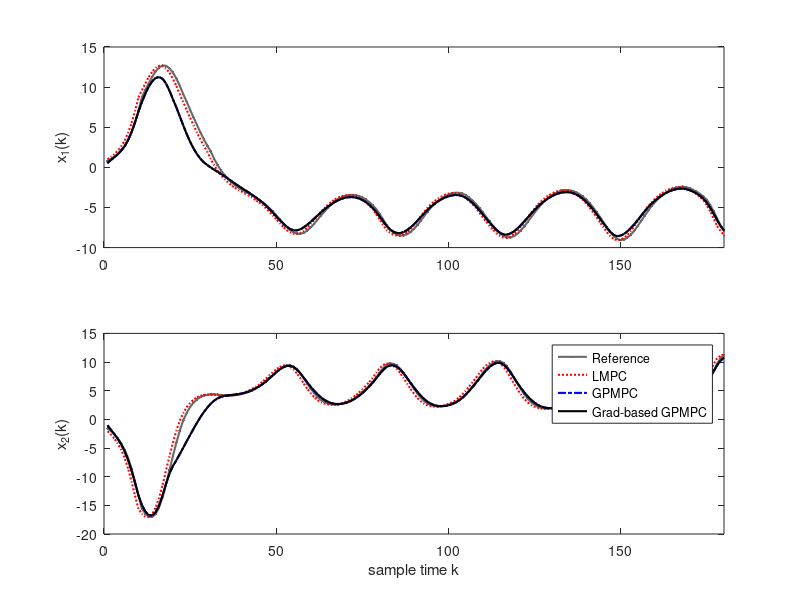
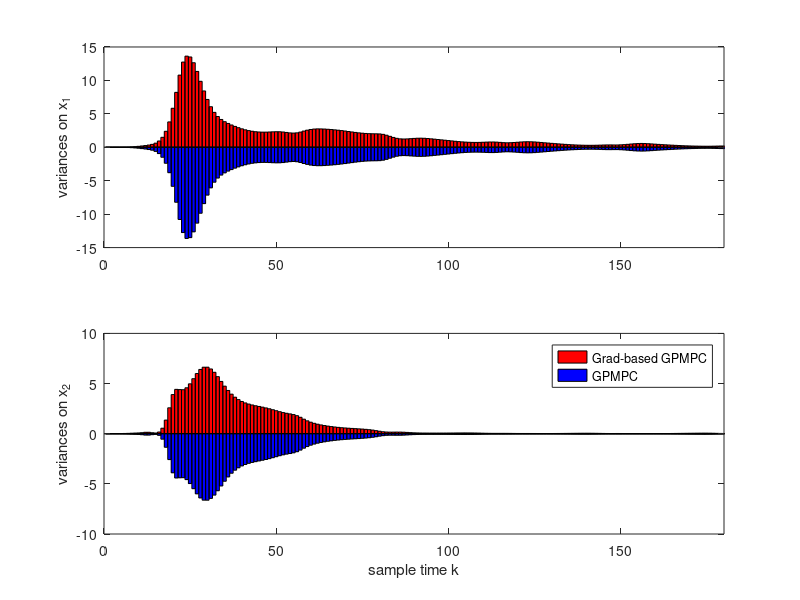
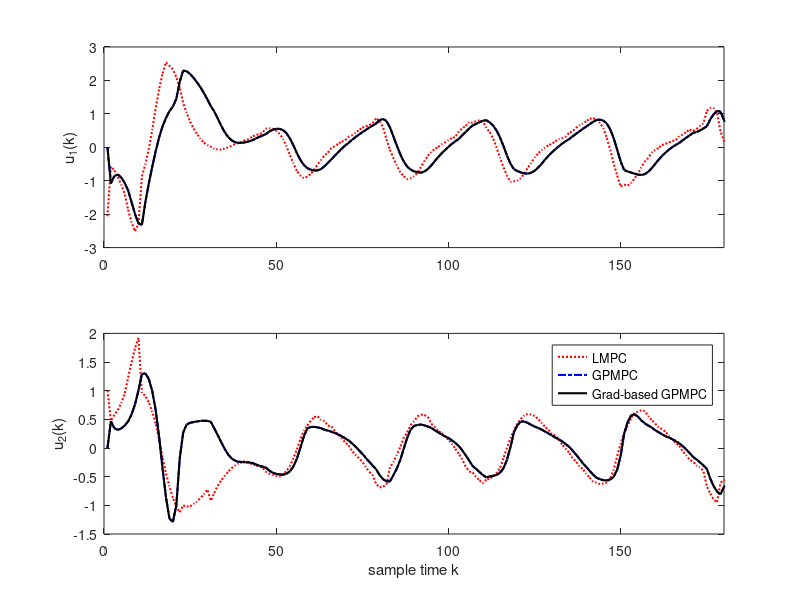

Reproduce these figures in MATLAB, in order.
clear;clc;close all;
ttype = 'ltv2';

switch ttype
    case 'ltv1';
        obj1= load('ltvsysobj.mat');
        obj2= load('ltvobj_fminsearch.mat');
        obj3= load('ltvobj_minimize.mat');
        T = 1:250;
    case 'ltv2';
        obj1= load('lmpc4ltv_lorenz.mat');
        obj2= load('ltvobj_lorenz_fminsearch.mat');
        obj3= load('ltvobj_lorenz_minimize.mat');
        T = 1:180;
end

obj1 = obj1.obj;
obj2 = obj2.obj;
obj3 = obj3.obj;

i=1;
subplot(2,1,1);
plot(obj1.path(T,i), '.-', 'linewidth', 1.5,'Color', [105 105 105]/255); hold on;
plot(obj2.refpred(:,i),':', 'linewidth', 1.5,'Color', [255 0 0]/255); hold on;
plot(obj2.gppred(:,i), 'b-.', 'linewidth', 1.5); hold on;
plot(obj3.gppred(:,i), '-', 'linewidth', 1.5,'Color', [0 0 0]/255); 
ylabel('x_1(k)');xlim([0 max(T)]);
i=2;
subplot(2,1,2);
plot(obj1.path(T,i), '.-', 'linewidth', 1.5,'Color', [105 105 105]/255); hold on;
plot(obj2.refpred(:,i),':', 'linewidth', 1.5,'Color', [255 0 0]/255); hold on;
plot(obj2.gppred(:,i), 'b-.', 'linewidth', 1.5); hold on;
plot(obj3.gppred(:,i), '-', 'linewidth', 1.5,'Color', [0 0 0]/255); 
ylabel('x_2(k)');xlim([0 max(T)]);
xlabel('sample time k');
legend('Reference','LMPC', 'GPMPC', 'Grad-based GPMPC');

i=1;
figure(2);
subplot(2,1,1);
b1 =bar(T, reshape(obj3.Smat(i,i,:), max(T),1), 1);  hold on;
set(b1,'FaceColor', [255 0 0]/255, 'EdgeColor', [0 0 0]/255);
b2 =bar(T, -reshape(obj2.Smat(i,i,:), max(T),1), 1);
set(b2,'FaceColor', [0 0 255]/255, 'EdgeColor', [0 0 0]/255);
xlim([0 max(T)]);ylabel('variances on x_1');
i=2;
subplot(2,1,2);
b1 =bar(T, reshape(obj3.Smat(i,i,:), max(T),1), 1);  hold on;
set(b1,'FaceColor', [255 0 0]/255, 'EdgeColor', [0 0 0]/255);
b2 =bar(T, -reshape(obj2.Smat(i,i,:), max(T),1), 1);
set(b2,'FaceColor', [0 0 255]/255, 'EdgeColor', [0 0 0]/255);
xlim([0 max(T)]);
ylabel('variances on x_2');xlabel('sample time k');
legend('Grad-based GPMPC','GPMPC');
% myzoom;

i=1;
figure(3);subplot(2,1,1);
plot(obj1.u(:,i),':', 'linewidth', 1.5,'Color', [255 0 0]/255); hold on;
plot(obj2.u(i,:)', 'b-.', 'linewidth', 1.5); hold on;
plot(obj3.u(i,:)', '-', 'linewidth', 1.5,'Color', [0 0 0]/255);
xlim([0 max(T)]);ylabel('u_1(k)');
i=2;subplot(2,1,2);
plot(obj1.u(:,i),':', 'linewidth', 1.5,'Color', [255 0 0]/255); hold on;
plot(obj2.u(i,:)', 'b-.', 'linewidth', 1.5); hold on;
plot(obj3.u(i,:)', '-', 'linewidth', 1.5,'Color', [0 0 0]/255);
legend('LMPC', 'GPMPC', 'Grad-based GPMPC');
xlim([0 max(T)]);
xlabel('sample time k');
ylabel('u_2(k)');

% figure(4);
% plot(obj1.path(:,1), obj1.path(:,2), 'k:', 'linewidth', 1.5); hold on;
% plot(obj2.gppred(:,1), obj2.gppred(:,2), 'r--', 'linewidth', 1.5); hold on;
% plot(obj3.gppred(:,1), obj3.gppred(:,2), 'b-', 'linewidth', 1.5); hold on;
% xlabel('Y_1');ylabel('Y_2');
% legend('Reference', 'GPMPC', 'Grad-based GPMPC');
% plot(obj1.path(1,1), obj1.path(1,2), 'k.', 'MarkerSize', 10,'linewidth', 1.5); hold on;
% plot(obj2.gppred(1,1), obj2.gppred(1,2), 'ro', 'MarkerSize', 10,'linewidth', 1.5); hold on;
% plot(obj2.gppred(1,1), obj2.gppred(1,2), 'b^', 'MarkerSize', 10,'linewidth', 1.5); hold on;

% computing tracking errors
% T = 25:250;
err1 = obj1.path(T, :)-obj1.x(T,:);
err1 = sum(err1.^2)/length(T);

err2 = obj1.path(T, :)-obj2.gppred(T,:);
err2 = sum(err2.^2)/length(T);

err3 = obj1.path(T, :)-obj3.gppred(T,:);
err3 = sum(err3.^2)/length(T);

